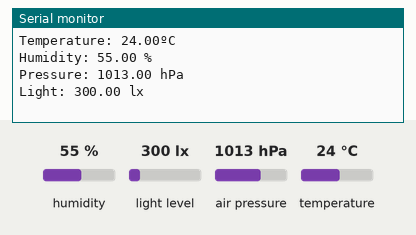
This sketch was run on a simulated ESP8266 (NodeMCU). Shown: the last lines printed to the serial monitor. The test bench sets the inputs (shaded band); at power-on: humidity 55 %, light level 300 lx, air pressure 1013 hPa, temperature 24 °C.

Above: at 18.0 s.
18.1 s: humidity set to 22 %
At 21.2 s:
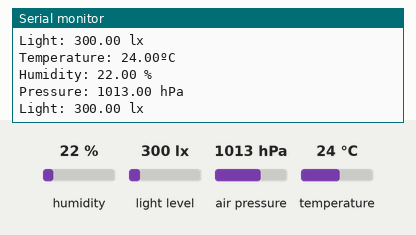
33.1 s: light level set to 40 lx
At 40.6 s:
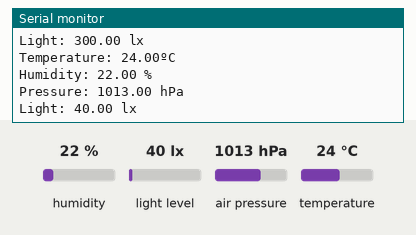
48.1 s: air pressure set to 952 hPa
At 61.1 s:
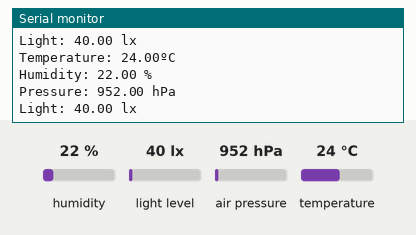

The sketch:

oes.ino
```cpp
#include <Adafruit_Sensor.h>
#include <Adafruit_BMP085_U.h>
#include <Adafruit_TSL2561_U.h>
#include <ArduinoJson.h>
#include <DHT.h>
#include <ESP8266WiFi.h>
#include <ESP8266HTTPClient.h>

#define DHT_PIN 12
#define DHT_TYPE DHT22
DHT dht22(DHT_PIN, DHT_TYPE);
Adafruit_BMP085_Unified bmp180 = Adafruit_BMP085_Unified(10085);
Adafruit_TSL2561_Unified tsl2561 = Adafruit_TSL2561_Unified(TSL2561_ADDR_FLOAT, 12345);

float temp;
float prss;
float hum;
float lux;

void setup() {
  dht22.begin();
  bmp180.begin();
  tsl2561.enableAutoRange(true);
  tsl2561.setIntegrationTime(TSL2561_INTEGRATIONTIME_13MS);
  Serial.begin(115200);
}

void loop() {
  temp = getTemp();
  prss = getPrss();
  hum = getHum();
  lux = getLux();

  Serial.print("Temperature: ");
  Serial.print(temp);
  Serial.println("ºC");
  Serial.print("Humidity: ");
  Serial.print(hum);
  Serial.println(" %");
  Serial.print("Pressure: ");
  Serial.print(prss);
  Serial.println(" hPa");
  Serial.print("Light: ");
  Serial.print(lux);
  Serial.println(" lx");
  delay(20000);
}


float getTemp() {
  return dht22.readTemperature();
}
float getHum() {
  return dht22.readHumidity();
}
float getPrss() {
  sensors_event_t event;
  bmp180.getEvent(&event);
  return event.pressure;
}
float getLux() {
  sensors_event_t event;
  tsl2561.getEvent(&event);
  return event.light;
}
```

Measured:
- after the input at 18.1 s, the serial monitor: prints a new line after 2.0 s (image 1)
- after the input at 33.1 s, the serial monitor: prints a new line after 7.0 s (image 2)
- after the input at 48.1 s, the serial monitor: prints a new line after 12.1 s (image 3)
